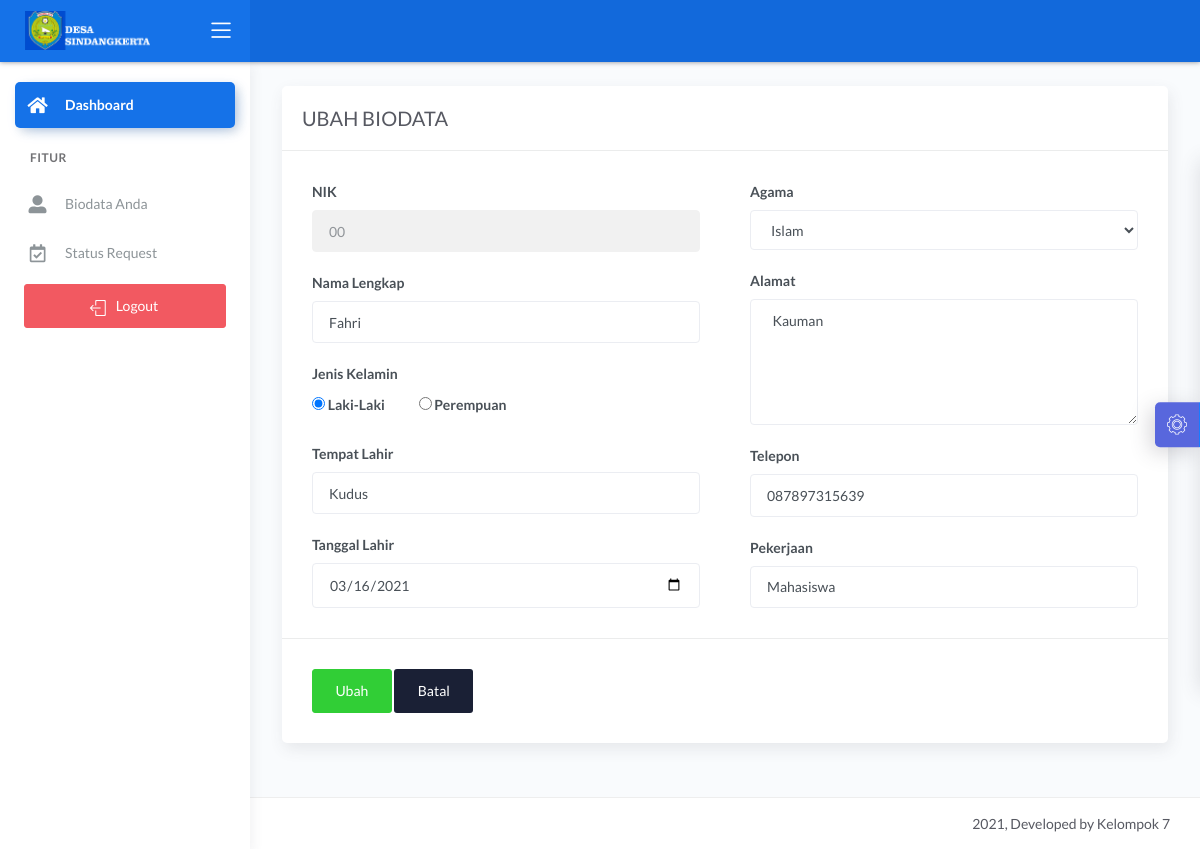
Screenshot of /demo1/main.php?halaman=ubah_pemohon&nik=00 (signed in) with the database file from the repository.
### tables this page shows
CREATE TABLE `data_pemohon` (
  `nik` varchar(16) NOT NULL,
  `nama` varchar(30) NOT NULL,
  `tanggal_lahir` date NOT NULL,
  `tempat_lahir` varchar(30) NOT NULL,
  `jekel` varchar(20) NOT NULL,
  `agama` varchar(20) NOT NULL,
  `alamat` text NOT NULL,
  `telepon` varchar(13) NOT NULL,
  `pekerjaan` varchar(30) NOT NULL
);

CREATE TABLE `data_user` (
  `nik` varchar(16) NOT NULL,
  `password` varchar(20) NOT NULL,
  `hak_akses` varchar(20) NOT NULL
);

### demo1/ubah_pemohon.php (the view, shortened to what this page needs)
<?php include '../konek.php';?>
<?php
	if(isset($_GET['nik'])){
		$tampil_nik = "SELECT * FROM data_user NATURAL JOIN data_pemohon WHERE nik=$_SESSION[nik]";
		$query = mysqli_query($konek,$tampil_nik);
		$data = mysqli_fetch_array($query,MYSQLI_BOTH);
		$nik = $data['nik'];
		$nama = $data['nama'];
		$tempat = $data['tempat_lahir'];
		$tanggal = $data['tanggal_lahir'];
		$jekel = $data['jekel'];
		$agama = $data['agama'];
		$alamat = $data['alamat'];
		$telepon = $data['telepon'];
		$pekerjaan = $data['pekerjaan'];
	}
?>
<link href="css/sweetalert.css" rel="stylesheet" type="text/css">
<div class="page-inner">
					<div class="row">
						<div class="col-md-12">
						<form method="POST">
							<div class="card">
								<div class="card-header">
									<div class="card-title">UBAH BIODATA</div>
								</div>
								<div class="card-body">
									<div class="row">
											<div class="col-md-6 col-lg-6">
												<div class="form-group">
													<label>NIK</label>
													<input type="number" name="nik" class="form-control" placeholder="NIK Anda.." value="<?= $nik;?>" readonly>
												</div>
												<div class="form-group">
													<label>Nama Lengkap</label>
													<input type="text" name="nama" class="form-control" placeholder="Nama Lengkap Anda.." value="<?= $nama;?>">
												</div>
												<div class="form-check">
													<label>Jenis Kelamin</label><br/>
													<label class="form-radio-label">
														<input class="form-radio-input" type="radio" name="jekel" value="<?= $jekel?>"  checked="">
														<span class="form-radio-sign">Laki-Laki</span>
													</label>
													<label class="form-radio-label ml-3">
														<input class="form-radio-input" type="radio" name="jekel" value="<?= $jekel?>">
														<span class="form-radio-sign">Perempuan</span>
													</label>
												</div>
												<div class="form-group">
													<label>Tempat Lahir</label>
													<input type="text" name="tempat" class="form-control" value="<?= $tempat;?>" placeholder="Tempat Lahir Anda..">
												</div>
												<div class="form-group">
													<label>Tanggal Lahir</label>
													<input type="date" name="tgl" class="form-control" value="<?= $tanggal;?>">
												</div>
											</div>
											<div class="col-md-6 col-lg-6">
												<div class="form-group">
													<label>Agama</label>
													<select name="agama" class="form-control">
														<option <?php if( $agama=='Islam'){echo "selected"; } ?> value='Islam'>Islam</option>
													</select>
												</div>
												<div class="form-group">
													<label for="comment">Alamat</label>
													<textarea class="form-control" name="alamat" rows="5"><?= $alamat?></textarea>
												</div>
												<div class="form-group">
													<label>Telepon</label>
													<input type="number" name="telepon" class="form-control" value="<?= $telepon?>" placeholder="Telepon Anda..">
												</div>
												<div class="form-group">
													<label>Pekerjaan</label>
													<input type="text" name="pekerjaan" class="form-control" value="<?= $pekerjaan?>" placeholder="Pekerjaan Anda..">
												</div>
											</div>
									</div>
								</div>
								<div class="card-action">
									<button name="ubah" class="btn btn-success">Ubah</button>
									<a href="?halaman=beranda" class="btn btn-default">Batal</a>
								</div>
							</div>
						</div>
					</div>
</div>

### rows the page displays
data_pemohon: nik "00", nama "Fahri", tempat "Kudus", tgl "03/16/2021", agama "Islam", alamat "Kauman", telepon "087897315639", pekerjaan "Mahasiswa"
